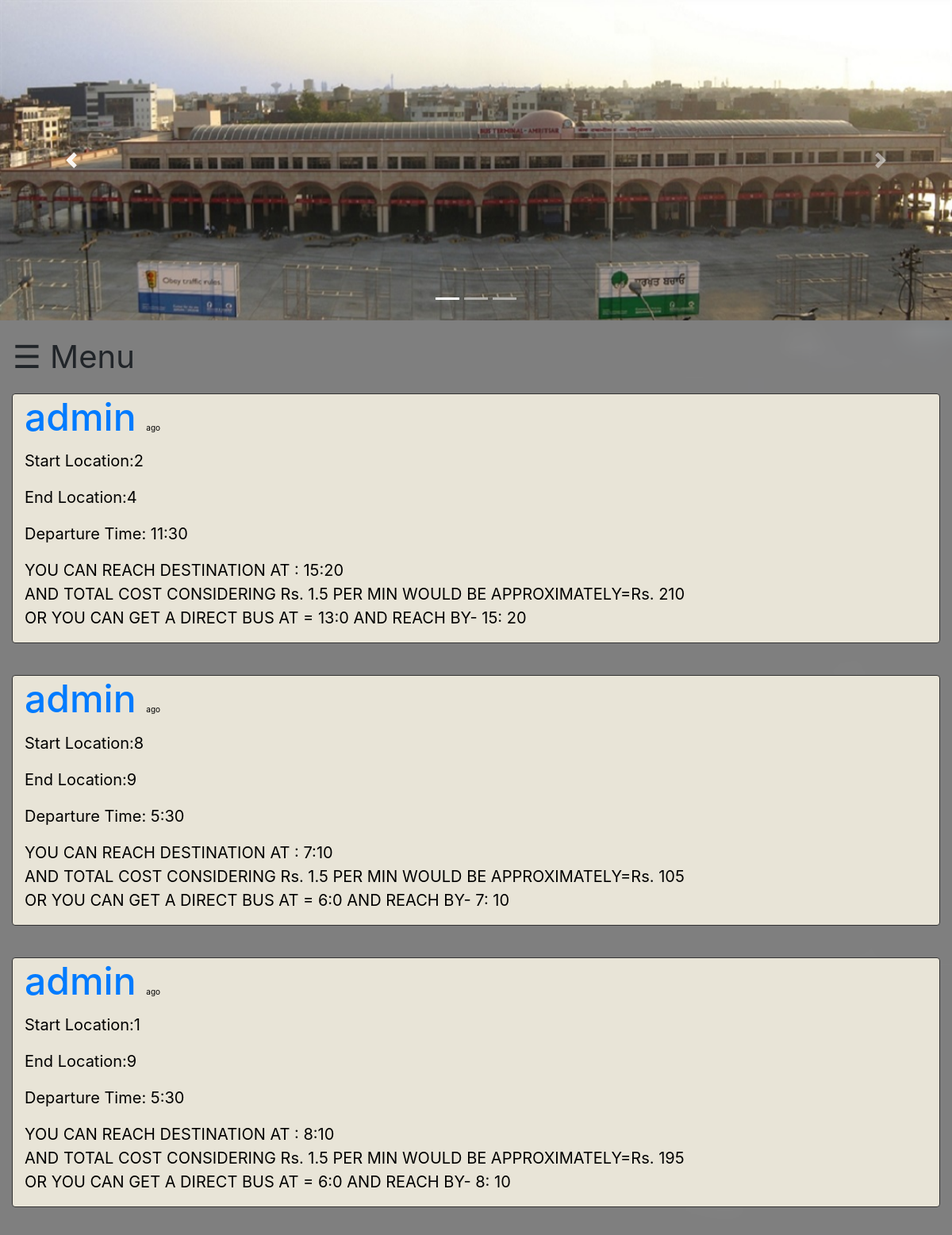
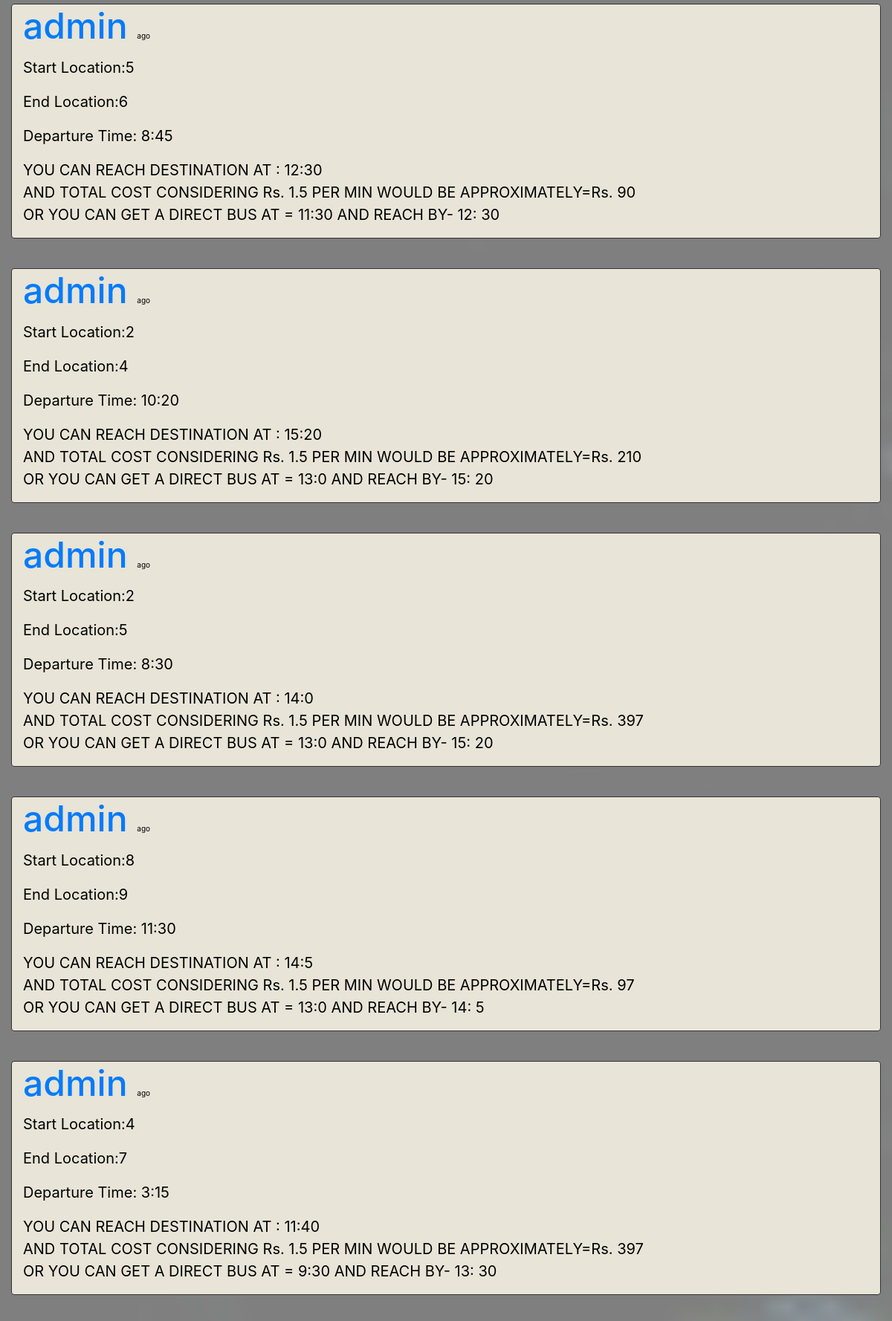
Page /history/ (signed in, upper part) on the committed database (2 pictures, top to bottom).
### dboard/models.py (models this page shows)
class Search(models.Model):
	user=models.ForeignKey(User,on_delete=models.SET_NULL,null=True)
	source = models.IntegerField()
	des = models.IntegerField()
	HH = models.IntegerField()
	MM = models.IntegerField()
	xm=models.IntegerField(null=True)
	am=models.IntegerField(null=True)
	bm=models.IntegerField(null=True)
	cm=models.IntegerField(null=True)
	dm=models.IntegerField(null=True)
	em=models.IntegerField(null=True)
	fm=models.IntegerField(null=True)
	gm=models.IntegerField(null=True)

### dboard/views.py (the view)
# urls.py: url(r'^history/$',views.SearchListView.as_view(),name='history'),
class SearchListView(generic.ListView):
	model=Search
	template_name = 'search.html'
	paginate_by = 15
	def get_queryset(self):
		queryset=Search.objects.all().filter(user=self.request.user).distinct().order_by('-pk')
		return queryset

### dboard/templates/search.html (shortened to what this page needs)
{% extends "base_generic.html" %}
{% block headfile %}
{% load static %}
{% endblock %}
{% block content %}
{% for each in search_list %}
<div class="col-sm-12">
<div class="card card-inverse" style="background-color: #e8e4d7; border-color: #333; margin-bottom: 40px;">
  <div class="card-block col-sm-12">
    <h3 class="card-title" style="color: #000"> <font size="45px"><a href=">{{ each.heading }}</a></font> <small style="font-size: 15px"><a href="#"> {{each.user}}</a></small> <small style="font-size: 10px">{{ each.timestamp | timesince}} ago</small></h3>
    {% if each.xm is not -1 %}
    <p style="color:black;font-size: 20px">Start Location:{{each.source}}</p>
    <p style="color:black;font-size: 20px">End Location:{{each.des}} </p>
    <p style="color:black;font-size: 20px">Departure Time: {{each.HH}}:{{each.MM}}</p>
    <p style="color:black;font-size: 20px;">YOU CAN REACH DESTINATION AT : {{each.am}}:{{each.bm}}<br>AND TOTAL COST CONSIDERING Rs. 1.5 PER MIN WOULD BE APPROXIMATELY=Rs. {{each.cm}}<br>
    OR YOU CAN GET A DIRECT BUS AT = {{each.dm}}:{{each.em}} AND REACH BY- {{each.fm}}: {{each.gm}}
            </p>
    {% else %}
    <p>NO DIRECT BUS AVAILABLE</p>
    {% endif %}
    </div>
  </div>
</div>
{% endfor %}
{% endblock %}

### dboard/templates/base_generic.html (shortened to what this page needs)
<!DOCTYPE html>
<html>
<head>
            {% load staticfiles %}
   <link rel="stylesheet" href="https://maxcdn.bootstrapcdn.com/bootstrap/4.0.0-alpha.6/css/bootstrap.min.css">
</head>
<body>
  <div id="carouselExampleIndicators" class="carousel slide" data-ride="carousel">
    <ol class="carousel-indicators">
      <li data-target="#carouselExampleIndicators" data-slide-to="0" class="active"></li>
      <li data-target="#carouselExampleIndicators" data-slide-to="1"></li>
      <li data-target="#carouselExampleIndicators" data-slide-to="2"></li>
    </ol>
    <div class="carousel-inner">
      <div class="carousel-item active">
        <img class="d-block w-100" src="{% static  'images/banner2.jpg' %}" alt="First slide">
      </div>
    </div>
    <a class="carousel-control-prev" href="#carouselExampleIndicators" role="button" data-slide="prev">
      <span class="carousel-control-prev-icon" aria-hidden="true"></span>
    </a>
    <a class="carousel-control-next" href="#carouselExampleIndicators" role="button" data-slide="next">
      <span class="carousel-control-next-icon" aria-hidden="true"></span>
    </a>
  </div>
<div id="main">
  <span style="font-size:40px;cursor:pointer" onclick="openNav()" >&#9776; Menu</span>
</div>
{%block content%}
{%endblock%}
<br>
<br>
<br>
<br>
<br>
<br>
<br>
<br>
<br>
<br>
<br>
<br>
<br>
<br>
<br>
<br>
<br>
<br>
<br>
<br>
<br>
<br>
<br>
    </div></div>  <link rel='stylesheet' id='edoc-wpet-pagging-css-css'  href='http://punjabroadways.punjab.gov.in/wp-content/plugins/edoc-easy-tables/css/pagging.css?ver=4.8.1' type='text/css' media='all' />
<link rel="stylesheet" type="text/css" href="//punjabroadways.punjab.gov.in/wp-content/cache/nextend/web/n2-ss-2/n2-ss-2.css?1505479098" media="screen, print" />
</body>
</html>

### dboard/templates/base_generic.html (style rules this page uses)
body { font-family: "Lato", sans-serif; transition: background-color .5s; }
#main { transition: margin-left .5s; padding: 16px; }

### rows in the picture
Search: user "admin", source "2", des "4", HH "11", MM "30", am "15", bm "20", cm "210", dm "13", em "0", fm "15", gm "20"
Search: user "admin", source "8", des "9", HH "5", MM "30", am "7", bm "10", cm "105", dm "6", em "0", fm "7", gm "10"
Search: user "admin", source "1", des "9", HH "5", MM "30", am "8", bm "10", cm "195", dm "6", em "0", fm "8", gm "10"
Search: user "admin", source "5", des "6", HH "8", MM "45", am "12", bm "30", cm "90", dm "11", em "30", fm "12", gm "30"
Search: user "admin", source "2", des "4", HH "10", MM "20", am "15", bm "20", cm "210", dm "13", em "0", fm "15", gm "20"
Search: user "admin", source "2", des "5", HH "8", MM "30", am "14", bm "0", cm "397", dm "13", em "0", fm "15", gm "20"
Search: user "admin", source "8", des "9", HH "11", MM "30", am "14", bm "5", cm "97", dm "13", em "0", fm "14", gm "5"
Search: user "admin", source "4", des "7", HH "3", MM "15", am "11", bm "40", cm "397", dm "9", em "30", fm "13", gm "30"
